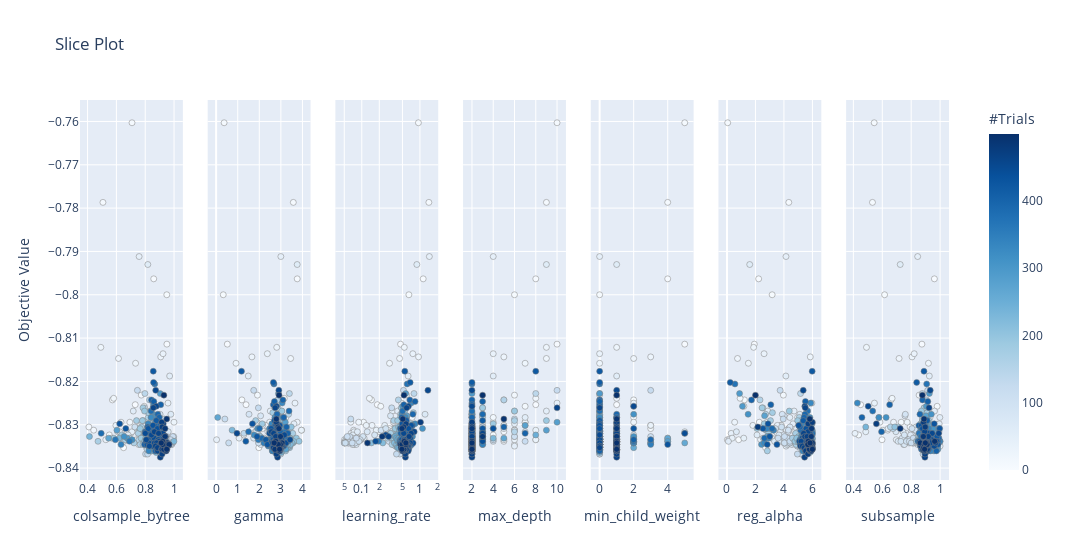

Notebook source saved alongside this figure:
### Code cell
optuna.visualization.plot_slice(study)

### Figure 1 — Plotly figure (JSON) as saved in the notebook; plotly's stock layout.template omitted (floating-point values rounded to 4 significant figures; data arrays with more than 128 entries replaced by an {"elided": "..."} marker saying what was removed)
{"data": [{"marker": {"color": {"elided": "500 int values"}, "colorbar": {"title": {"text": "#Trials"}, "x": 1, "xpad": 40}, "colorscale": [[0, "rgb(247,251,255)"], [0.125, "rgb(222,235,247)"], [0.25, "rgb(198,219,239)"], [0.375, "rgb(158,202,225)"], [0.5, "rgb(107,174,214)"], [0.625, "rgb(66,146,198)"], [0.75, "rgb(33,113,181)"], [0.875, "rgb(8,81,156)"], [1, "rgb(8,48,107)"]], "line": {"color": "Grey", "width": 0.5}, "showscale": true}, "mode": "markers", "showlegend": false, "type": "scatter", "x": {"elided": "500 float values"}, "xaxis": "x", "y": {"elided": "500 float values"}, "yaxis": "y"}, {"marker": {"color": {"elided": "500 int values"}, "colorbar": {"title": {"text": "#Trials"}, "x": 1, "xpad": 40}, "colorscale": [[0, "rgb(247,251,255)"], [0.125, "rgb(222,235,247)"], [0.25, "rgb(198,219,239)"], [0.375, "rgb(158,202,225)"], [0.5, "rgb(107,174,214)"], [0.625, "rgb(66,146,198)"], [0.75, "rgb(33,113,181)"], [0.875, "rgb(8,81,156)"], [1, "rgb(8,48,107)"]], "line": {"color": "Grey", "width": 0.5}, "showscale": false}, "mode": "markers", "showlegend": false, "type": "scatter", "x": {"elided": "500 float values"}, "xaxis": "x2", "y": {"elided": "500 float values"}, "yaxis": "y2"}, {"marker": {"color": {"elided": "500 int values"}, "colorbar": {"title": {"text": "#Trials"}, "x": 1, "xpad": 40}, "colorscale": [[0, "rgb(247,251,255)"], [0.125, "rgb(222,235,247)"], [0.25, "rgb(198,219,239)"], [0.375, "rgb(158,202,225)"], [0.5, "rgb(107,174,214)"], [0.625, "rgb(66,146,198)"], [0.75, "rgb(33,113,181)"], [0.875, "rgb(8,81,156)"], [1, "rgb(8,48,107)"]], "line": {"color": "Grey", "width": 0.5}, "showscale": false}, "mode": "markers", "showlegend": false, "type": "scatter", "x": {"elided": "500 float values"}, "xaxis": "x3", "y": {"elided": "500 float values"}, "yaxis": "y3"}, {"marker": {"color": {"elided": "500 int values"}, "colorbar": {"title": {"text": "#Trials"}, "x": 1, "xpad": 40}, "colorscale": [[0, "rgb(247,251,255)"], [0.125, "rgb(222,235,247)"], [0.25, "rgb(198,219,239)"], [0.375, "rgb(158,202,225)"], [0.5, "rgb(107,174,214)"], [0.625, "rgb(66,146,198)"], [0.75, "rgb(33,113,181)"], [0.875, "rgb(8,81,156)"], [1, "rgb(8,48,107)"]], "line": {"color": "Grey", "width": 0.5}, "showscale": false}, "mode": "markers", "showlegend": false, "type": "scatter", "x": {"elided": "500 int values"}, "xaxis": "x4", "y": {"elided": "500 float values"}, "yaxis": "y4"}, {"marker": {"color": {"elided": "500 int values"}, "colorbar": {"title": {"text": "#Trials"}, "x": 1, "xpad": 40}, "colorscale": [[0, "rgb(247,251,255)"], [0.125, "rgb(222,235,247)"], [0.25, "rgb(198,219,239)"], [0.375, "rgb(158,202,225)"], [0.5, "rgb(107,174,214)"], [0.625, "rgb(66,146,198)"], [0.75, "rgb(33,113,181)"], [0.875, "rgb(8,81,156)"], [1, "rgb(8,48,107)"]], "line": {"color": "Grey", "width": 0.5}, "showscale": false}, "mode": "markers", "showlegend": false, "type": "scatter", "x": {"elided": "500 int values"}, "xaxis": "x5", "y": {"elided": "500 float values"}, "yaxis": "y5"}, {"marker": {"color": {"elided": "500 int values"}, "colorbar": {"title": {"text": "#Trials"}, "x": 1, "xpad": 40}, "colorscale": [[0, "rgb(247,251,255)"], [0.125, "rgb(222,235,247)"], [0.25, "rgb(198,219,239)"], [0.375, "rgb(158,202,225)"], [0.5, "rgb(107,174,214)"], [0.625, "rgb(66,146,198)"], [0.75, "rgb(33,113,181)"], [0.875, "rgb(8,81,156)"], [1, "rgb(8,48,107)"]], "line": {"color": "Grey", "width": 0.5}, "showscale": false}, "mode": "markers", "showlegend": false, "type": "scatter", "x": {"elided": "500 float values"}, "xaxis": "x6", "y": {"elided": "500 float values"}, "yaxis": "y6"}, {"marker": {"color": {"elided": "500 int values"}, "colorbar": {"title": {"text": "#Trials"}, "x": 1, "xpad": 40}, "colorscale": [[0, "rgb(247,251,255)"], [0.125, "rgb(222,235,247)"], [0.25, "rgb(198,219,239)"], [0.375, "rgb(158,202,225)"], [0.5, "rgb(107,174,214)"], [0.625, "rgb(66,146,198)"], [0.75, "rgb(33,113,181)"], [0.875, "rgb(8,81,156)"], [1, "rgb(8,48,107)"]], "line": {"color": "Grey", "width": 0.5}, "showscale": false}, "mode": "markers", "showlegend": false, "type": "scatter", "x": {"elided": "500 float values"}, "xaxis": "x7", "y": {"elided": "500 float values"}, "yaxis": "y7"}], "layout": {"title": {"text": "Slice Plot"}, "width": 2100, "xaxis": {"anchor": "y", "domain": [0, 0.1184], "title": {"text": "colsample_bytree"}}, "xaxis2": {"anchor": "y2", "domain": [0.1469, 0.2653], "title": {"text": "gamma"}}, "xaxis3": {"anchor": "y3", "domain": [0.2939, 0.4122], "title": {"text": "learning_rate"}, "type": "log"}, "xaxis4": {"anchor": "y4", "domain": [0.4408, 0.5592], "title": {"text": "max_depth"}}, "xaxis5": {"anchor": "y5", "domain": [0.5878, 0.7061], "title": {"text": "min_child_weight"}}, "xaxis6": {"anchor": "y6", "domain": [0.7347, 0.8531], "title": {"text": "reg_alpha"}}, "xaxis7": {"anchor": "y7", "domain": [0.8816, 1.0], "title": {"text": "subsample"}}, "yaxis": {"anchor": "x", "domain": [0, 1], "title": {"text": "Objective Value"}}, "yaxis2": {"anchor": "x2", "domain": [0, 1], "matches": "y", "showticklabels": false}, "yaxis3": {"anchor": "x3", "domain": [0, 1], "matches": "y", "showticklabels": false}, "yaxis4": {"anchor": "x4", "domain": [0, 1], "matches": "y", "showticklabels": false}, "yaxis5": {"anchor": "x5", "domain": [0, 1], "matches": "y", "showticklabels": false}, "yaxis6": {"anchor": "x6", "domain": [0, 1], "matches": "y", "showticklabels": false}, "yaxis7": {"anchor": "x7", "domain": [0, 1], "matches": "y", "showticklabels": false}}}
